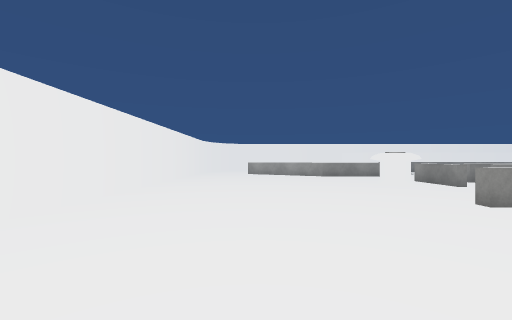
[1] (above)

18 first-person views from a walk through a Unity game level. The camera is 1.2 m above the floor, looks level and sees 90° across. The floor is counted in squares, 2 m on a side. Each view is taken from the middle of a square. On the plan, view 1 faces up. The plan holds only what a view shows up to about 9 squares ahead; the rest is blank. The player is left out. Surface patterns are stand-ins for the level's own textures.

[2]
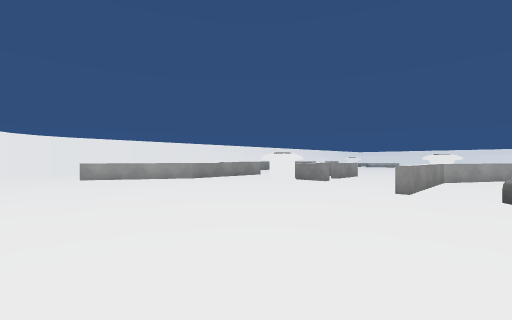

[3]
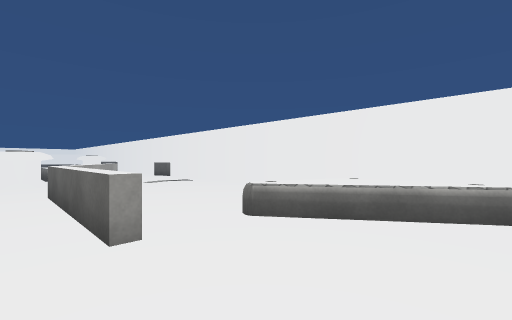

[4]
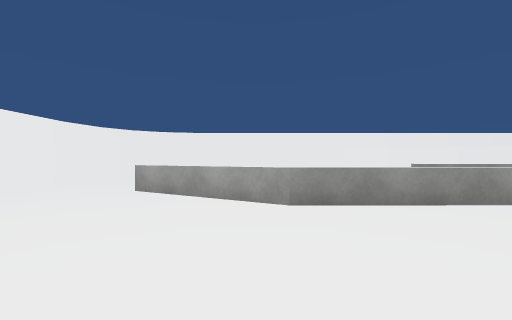

[5]
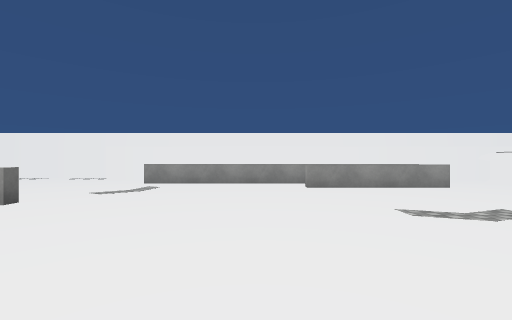

[6]
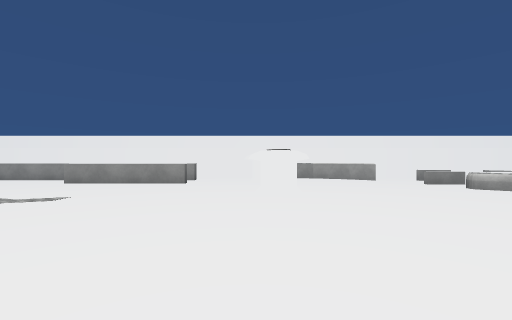

[7]
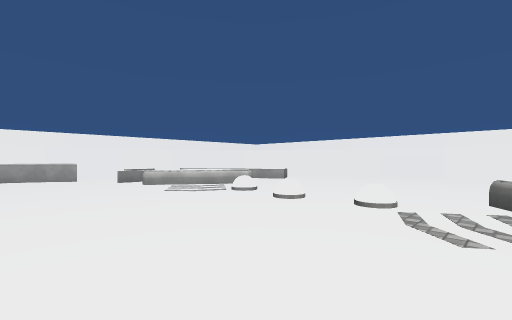

[8]
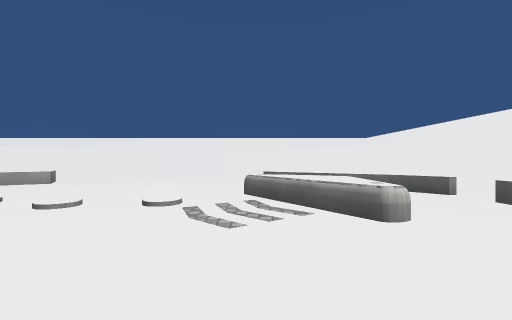

[9]
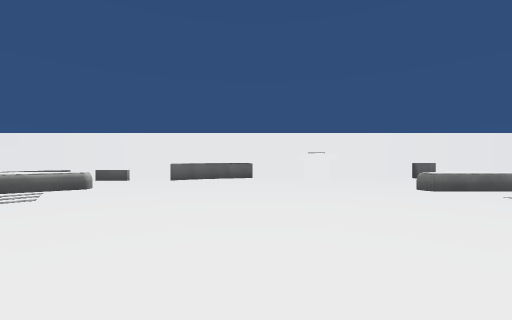

[10]
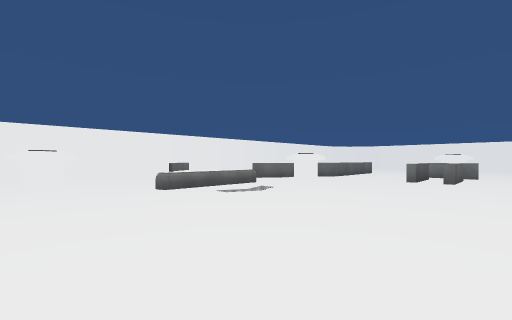

[11]
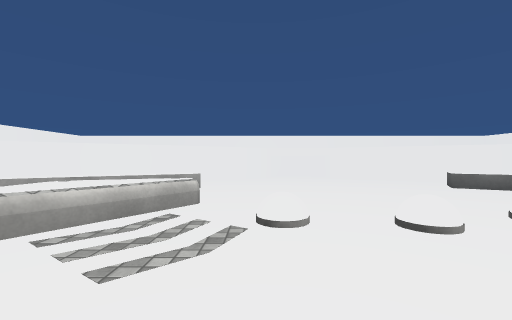

[12]
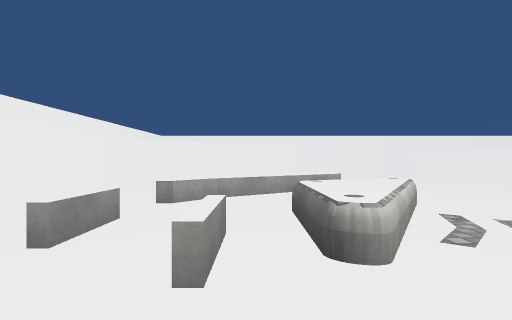

[13]
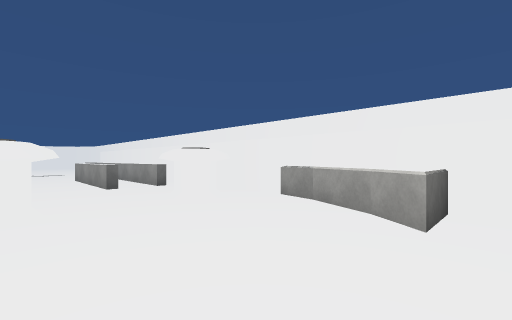

[14]
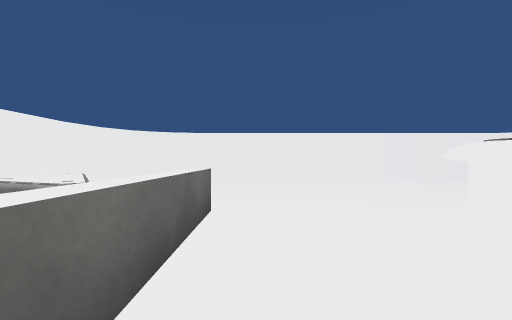

[15]
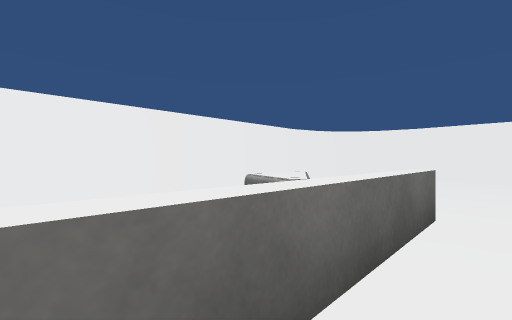

[16]
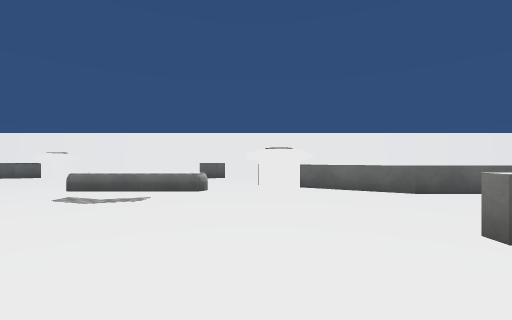

[17]
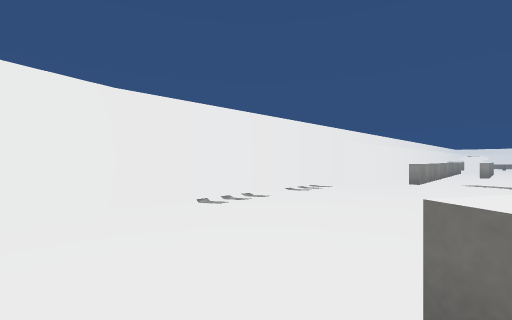

[18]
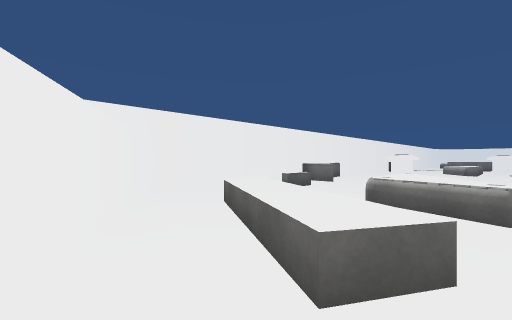

### Floor plan
Key: @ floor where view 1 was taken; # wall or solid block; . floor; = window, fence, low wall or low ledge; ^ raised ledge; M mushroom; O other object.
Columns run from 3 left of view 1 to 27 right of it. Each row starts with its distance up from view 1.
 15  #########
 14 ##......###################
 13 #........#^^^^^^^..#^^....##
 12 #.............^^^.M....O.^=#
 11 #..^.  ................O..^###
 10 #...^^  ..........M....OO.^^.#
  9 #.......................O....##
  8 #......................O......#
  7 #......M.^....................#
  6 #......M.^....................#
  5 #......................O......#
  4 #..........M............O....##
  3 #......^^^^..OOO.......OO.^^.#
  2 #.....O....^=.O...........^###
  1 #...OOO..........M.......^.#
  0  # @    .............^.=...#
 -1   ##########################

Positions as (right, up) in squares from view 1, and headings:
1: (0, 0), facing up
2: (-2, 2), facing up-right
3: (1, 4), facing down-right
4: (2, 6), facing up
5: (9, 6), facing up
6: (15, 5), facing up
7: (17, 4), facing up-right
8: (17, 4), facing right
9: (16, 8), facing down
10: (15, 8), facing down-left
11: (18, 8), facing right
12: (18, 11), facing right
13: (19, 10), facing up-left
14: (6, 4), facing left
15: (6, 4), facing down-left
16: (9, 8), facing down
17: (-1, 11), facing up-right
18: (25, 4), facing down-left
